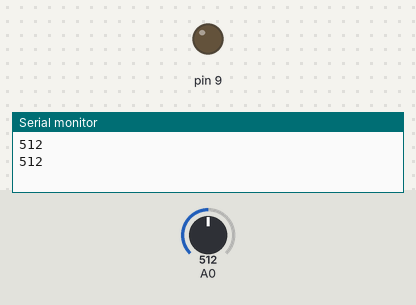
Bench run of a sketch on a simulated Arduino Uno, built with avr-gcc and run on an emulated ATmega328P. Parts: output pins drawn as LEDs (lit = HIGH), the last lines printed to the serial monitor. The inputs (shaded band) are chosen by the test bench; at power-on: A0 = 512.

Above: at 2.8 s.
2.9 s: A0 set to 164
6.2 s: A0 set to 136
At 9.4 s:
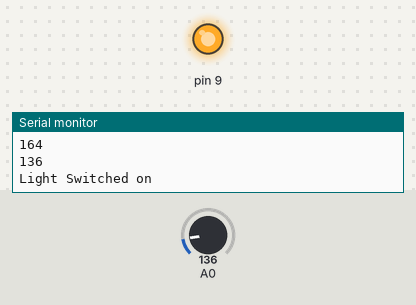
10.5 s: A0 set to 160
At 13.0 s:
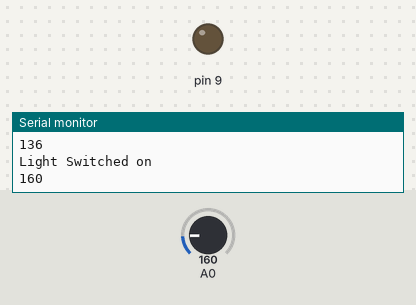
13.5 s: A0 set to 140
At 17.2 s:
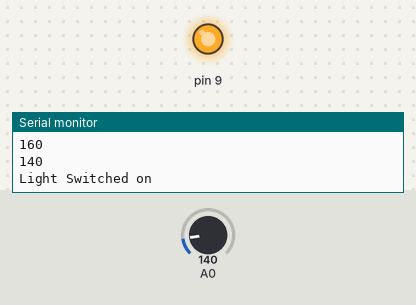
Timing chart, 0 to 18.5 s (numbered marks = the images above; inputs shaded):
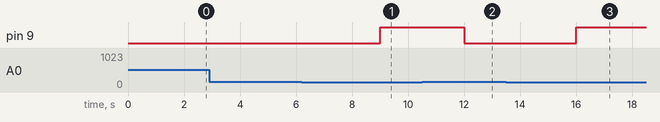

Measured:
- the behaviour switches between 151 and 150 on A0 (found by bisection; images 0 and 1)
- after the input at 6.2 s, pin 9: LOW → HIGH after 2.8 s
- after the input at 10.5 s, pin 9: HIGH → LOW after 1.5 s
- after the input at 13.5 s, pin 9: LOW → HIGH after 2.5 s

The sketch:

5A_LDR.ino
```cpp
int n ;
void setup() {
  // put your setup code here, to run once:
  pinMode(A0,INPUT);
  pinMode(9,OUTPUT);
  Serial.begin(9600);
}

void loop() {
  // put your main code here, to run repeatedly:
  n=analogRead(A0);
  Serial.println(n);
  delay(1000);
  if(n>150)
  {
    digitalWrite(9,LOW);
    delay(1000);
  }
  else
  {
    digitalWrite(9,HIGH);
    Serial.println("Light Switched on");
    delay(2000);
  }
}
```
